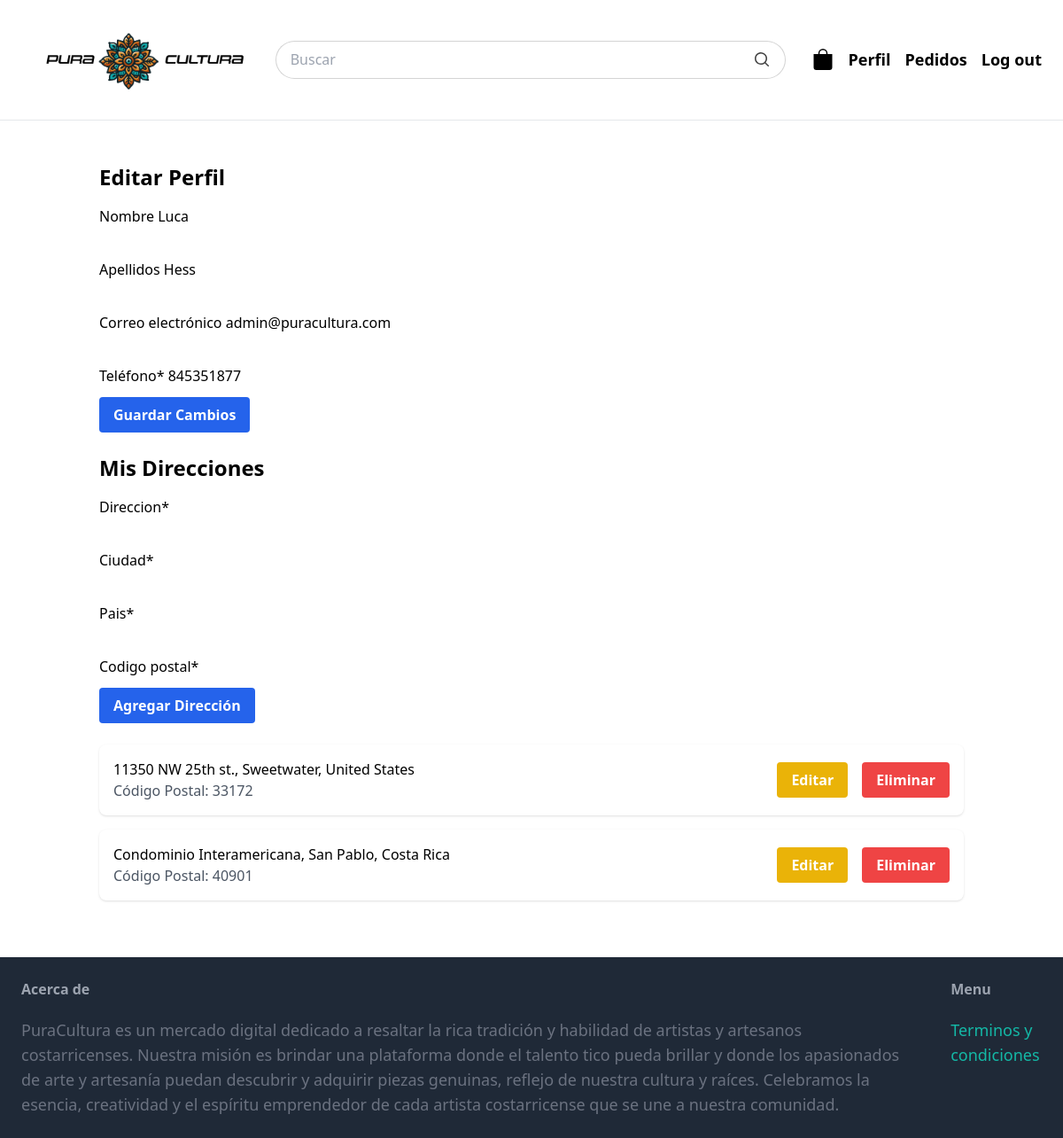
/userprofile/perfil/ (signed in), run on the app's committed database.
### userprofile/models.py (models this page shows, shortened)
class Usuario(AbstractUser):
    vendedor = models.BooleanField(default=False)  # Campo booleano para indicar si el usuario es vendedor o no
    biografia = models.TextField(blank=True, null=True)  # Campo de texto para la biografía del usuario
    fecha_registro = models.DateTimeField(auto_now_add=True)  # Campo de fecha y hora para el registro del usuario
    cedula = models.CharField(max_length=9, unique=True, validators=[validar_cedula])  # Campo de texto para la cédula del usuario con validador personalizado
    telefono = models.CharField(max_length=15, unique=True, validators=[validar_telefono])  # Campo de texto para el teléfono del usuario con validador personalizado

class Direccion(models.Model):
    usuario = models.ForeignKey(Usuario, related_name='direcciones', on_delete=models.CASCADE)  # Relación de clave foránea con el modelo Usuario
    direccion = models.CharField(max_length=255)  # Campo de texto para la dirección
    ciudad = models.CharField(max_length=100)  # Campo de texto para la ciudad
    pais = models.CharField(max_length=100)  # Campo de texto para el país
    codigo_postal = models.CharField(max_length=20)  # Campo de texto para el código postal

### userprofile/views.py (the view)
# urls.py: path('perfil/', views.perfil, name='perfil'),
@login_required
def perfil(request):
    if request.method == 'POST':
        user_form = UsuarioForm(request.POST, instance=request.user)
        if user_form.is_valid():
            user_form.save()
            return redirect('userprofile:perfil')
    else:
        user_form = UsuarioForm(instance=request.user)
    direcciones = Direccion.objects.filter(usuario=request.user)
    direccion_form = DireccionForm()
    return render(request, 'userprofile/perfil.html', {
        'user_form': user_form,
        'direccion_form': direccion_form,
        'direcciones': direcciones
    })

### userprofile/forms.py
class UsuarioForm(forms.ModelForm):
    def __init__(self, *args, **kwargs):
        super().__init__(*args, **kwargs)
        vendedor = self.instance.vendedor if self.instance else False
        if not vendedor:
            del self.fields['biografia']
    class Meta:
        model = Usuario
        fields = ['first_name', 'last_name', 'email', 'biografia', 'telefono']
        labels = {
            'first_name': 'Nombre',
            'last_name': 'Apellidos',
            'email': 'Correo electrónico',
            'biografia': 'Biografía',
            'telefono': 'Teléfono',
        }

class DireccionForm(forms.ModelForm):
    class Meta:
        model = Direccion
        fields = ['direccion', 'ciudad', 'pais', 'codigo_postal']

### item/cart.py (called while the page is built)
    def __len__(self):
        return sum(item['quantity'] for item in self.cart.values())

### item/context_processors.py (called while the page is built)
def cart_item_count(request):
    return {'cart_item_count': len(Cart(request))}

### userprofile/templates/userprofile/perfil.html (shortened to what this page needs)
{% extends 'core/base.html' %}
{% load crispy_forms_tags %}
{% block content %}
<div class="container mx-auto p-6">
    <h2 class="text-2xl font-bold mb-4">Editar Perfil</h2>
    <form method="post" class="mb-6">
        <div class="grid grid-cols-1 gap-6">
            {{ user_form.first_name|as_crispy_field }}
            {{ user_form.last_name|as_crispy_field }}
            {{ user_form.email|as_crispy_field }}
            {{ user_form.telefono|as_crispy_field }}
        </div>
        <button type="submit" class="bg-blue-600 hover:bg-blue-700 text-white font-bold py-2 px-4 rounded">Guardar Cambios</button>
    </form>
 {%if not request.user.vendedor %}
    <h2 class="text-2xl font-bold mb-4">Mis Direcciones</h2>
    <form method="post" action="{% url 'userprofile:agregar_direccion' %}" class="mb-6">
        <div class="grid grid-cols-1 gap-6">
            {{ direccion_form|crispy }}
        </div>
        <button type="submit" class="bg-blue-600 hover:bg-blue-700 text-white font-bold py-2 px-4 rounded">Agregar Dirección</button>
    </form>
    <div>
        {% for direccion in direcciones %}
            <div class="flex justify-between items-center bg-white p-4 rounded-lg shadow mb-4">
                <div>
                    <p>{{ direccion.direccion }}, {{ direccion.ciudad }}, {{ direccion.pais }}</p>
                    <p class="text-gray-600">Código Postal: {{ direccion.codigo_postal }}</p>
                </div>
                <div class="flex gap-4">
                    <a href="{% url 'userprofile:editar_direccion' direccion.id %}" class="bg-yellow-500 hover:bg-yellow-700 text-white font-bold py-2 px-4 rounded">Editar</a>
                    <a href="{% url 'userprofile:eliminar_direccion' direccion.id %}" class="bg-red-500 hover:bg-red-700 text-white font-bold py-2 px-4 rounded">Eliminar</a>
                </div>
            </div>
        {% empty %}
            <p>No hay direcciones agregadas.</p>
        {% endfor %}
    </div>
{% endif %}
</div>
{% endblock %}

### data on the page
Usuario: first_name "Luca", last_name "Hess", email "admin@puracultura.com", telefono "845351877"
Direccion: direccion "11350 NW 25th st.", ciudad "Sweetwater", pais "United States", codigo_postal "33172"
Direccion: direccion "Condominio Interamericana", ciudad "San Pablo", pais "Costa Rica", codigo_postal "40901"
